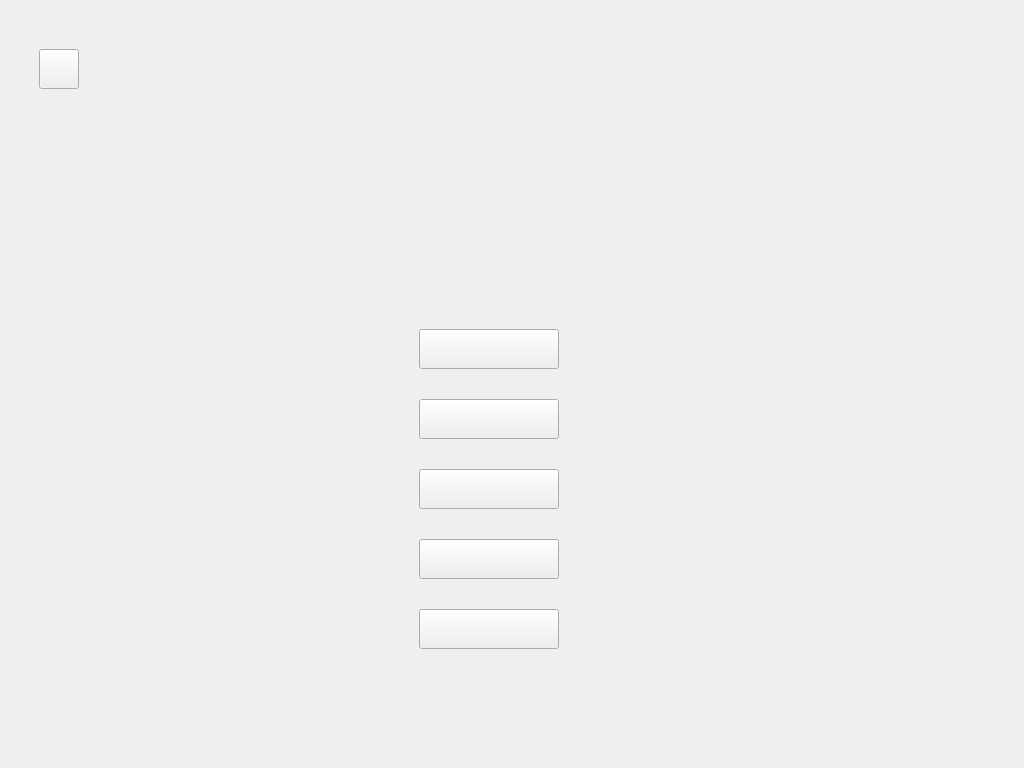
<?xml version="1.0" encoding="UTF-8"?>
<ui version="4.0">
 <class>widgetssingle</class>
 <widget class="QWidget" name="widgetssingle">
  <property name="geometry">
   <rect>
    <x>0</x>
    <y>0</y>
    <width>1024</width>
    <height>768</height>
   </rect>
  </property>
  <property name="windowTitle">
   <string>Form</string>
  </property>
  <widget class="QFrame" name="frame">
   <property name="geometry">
    <rect>
     <x>-1</x>
     <y>-1</y>
     <width>1031</width>
     <height>771</height>
    </rect>
   </property>
   <property name="frameShape">
    <enum>QFrame::StyledPanel</enum>
   </property>
   <property name="frameShadow">
    <enum>QFrame::Raised</enum>
   </property>
   <widget class="QPushButton" name="aivsai">
    <property name="geometry">
     <rect>
      <x>420</x>
      <y>330</y>
      <width>140</width>
      <height>40</height>
     </rect>
    </property>
    <property name="text">
     <string/>
    </property>
   </widget>
   <widget class="QPushButton" name="playervsai">
    <property name="geometry">
     <rect>
      <x>420</x>
      <y>400</y>
      <width>140</width>
      <height>40</height>
     </rect>
    </property>
    <property name="text">
     <string/>
    </property>
   </widget>
   <widget class="QPushButton" name="levelmode">
    <property name="geometry">
     <rect>
      <x>420</x>
      <y>470</y>
      <width>140</width>
      <height>40</height>
     </rect>
    </property>
    <property name="text">
     <string/>
    </property>
   </widget>
   <widget class="QPushButton" name="replay">
    <property name="geometry">
     <rect>
      <x>420</x>
      <y>540</y>
      <width>140</width>
      <height>40</height>
     </rect>
    </property>
    <property name="text">
     <string/>
    </property>
   </widget>
   <widget class="QPushButton" name="mapedit">
    <property name="geometry">
     <rect>
      <x>420</x>
      <y>610</y>
      <width>140</width>
      <height>40</height>
     </rect>
    </property>
    <property name="text">
     <string/>
    </property>
   </widget>
   <widget class="QPushButton" name="returnpre">
    <property name="geometry">
     <rect>
      <x>40</x>
      <y>50</y>
      <width>40</width>
      <height>40</height>
     </rect>
    </property>
    <property name="sizePolicy">
     <sizepolicy hsizetype="Preferred" vsizetype="Preferred">
      <horstretch>0</horstretch>
      <verstretch>0</verstretch>
     </sizepolicy>
    </property>
    <property name="text">
     <string/>
    </property>
   </widget>
  </widget>
 </widget>
 <resources/>
 <connections/>
</ui>
